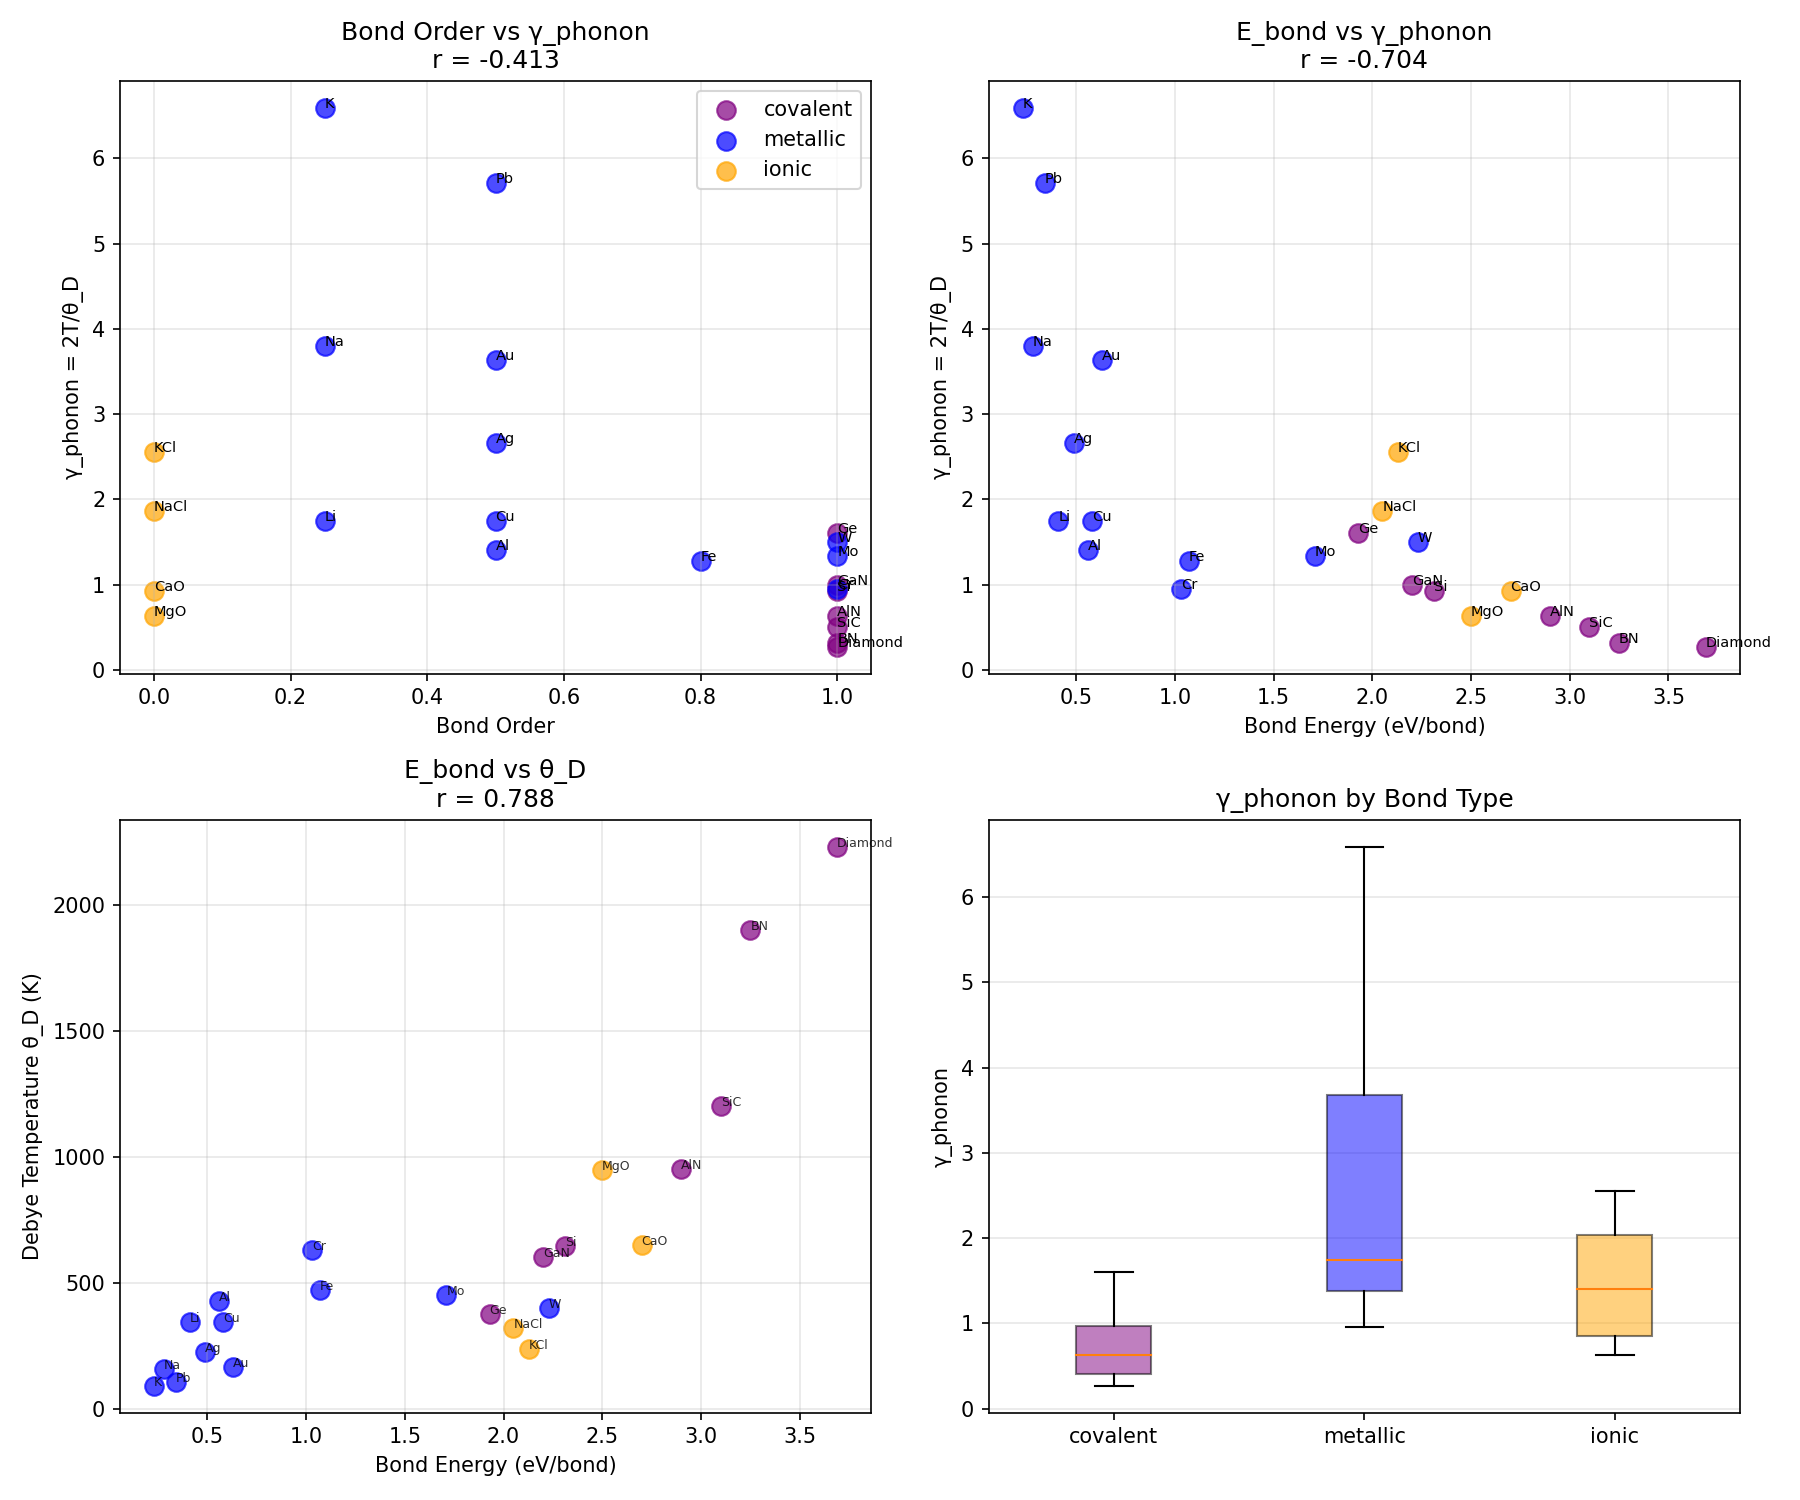

Python code for this plot:
#!/usr/bin/env python3
"""
Chemistry Session #124: Bond Order and Coherence

Test whether bond order relates to coherence parameters.

Bond order n = number of electron pairs in bond
- Single bond: n = 1
- Double bond: n = 2
- Triple bond: n = 3
- Metallic bond: fractional (electrons delocalized)
- Covalent bond: n = 1-3 (directed, strong)

Hypothesis: Higher bond order → stiffer bonds → higher θ_D → lower γ
"""

import numpy as np
import matplotlib.pyplot as plt
from scipy import stats

# Bond order and related data
# Bond order definitions:
# - Diamond: 1 (sp³ single bonds, but VERY stiff)
# - Graphite: 1.33 (resonance structure)
# - N₂: 3 (triple bond)
# - Metals: ~0.5-1.0 (delocalized)

materials = {
    # Covalent solids (directional bonds)
    'Diamond': {'bond_order': 1.0, 'theta_D': 2230, 'E_bond': 3.69, 'type': 'covalent'},
    'Si':      {'bond_order': 1.0, 'theta_D': 645, 'E_bond': 2.31, 'type': 'covalent'},
    'Ge':      {'bond_order': 1.0, 'theta_D': 374, 'E_bond': 1.93, 'type': 'covalent'},
    'SiC':     {'bond_order': 1.0, 'theta_D': 1200, 'E_bond': 3.1, 'type': 'covalent'},
    'BN':      {'bond_order': 1.0, 'theta_D': 1900, 'E_bond': 3.25, 'type': 'covalent'},
    'AlN':     {'bond_order': 1.0, 'theta_D': 950, 'E_bond': 2.9, 'type': 'covalent'},
    'GaN':     {'bond_order': 1.0, 'theta_D': 600, 'E_bond': 2.2, 'type': 'covalent'},

    # Metallic (delocalized bonds)
    'Cu':  {'bond_order': 0.5, 'theta_D': 343, 'E_bond': 0.58, 'type': 'metallic'},
    'Ag':  {'bond_order': 0.5, 'theta_D': 225, 'E_bond': 0.49, 'type': 'metallic'},
    'Au':  {'bond_order': 0.5, 'theta_D': 165, 'E_bond': 0.63, 'type': 'metallic'},
    'Al':  {'bond_order': 0.5, 'theta_D': 428, 'E_bond': 0.56, 'type': 'metallic'},
    'Pb':  {'bond_order': 0.5, 'theta_D': 105, 'E_bond': 0.34, 'type': 'metallic'},

    # Alkali metals (very weak metallic)
    'Li':  {'bond_order': 0.25, 'theta_D': 344, 'E_bond': 0.41, 'type': 'metallic'},
    'Na':  {'bond_order': 0.25, 'theta_D': 158, 'E_bond': 0.28, 'type': 'metallic'},
    'K':   {'bond_order': 0.25, 'theta_D': 91, 'E_bond': 0.23, 'type': 'metallic'},

    # Transition metals (partial d-bonding)
    'Fe':  {'bond_order': 0.8, 'theta_D': 470, 'E_bond': 1.07, 'type': 'metallic'},
    'Cr':  {'bond_order': 1.0, 'theta_D': 630, 'E_bond': 1.03, 'type': 'metallic'},  # high bond order for metal
    'W':   {'bond_order': 1.0, 'theta_D': 400, 'E_bond': 2.23, 'type': 'metallic'},
    'Mo':  {'bond_order': 1.0, 'theta_D': 450, 'E_bond': 1.71, 'type': 'metallic'},

    # Ionic (Coulomb interaction, not covalent bond order)
    'NaCl': {'bond_order': 0.0, 'theta_D': 321, 'E_bond': 2.05, 'type': 'ionic'},  # Madelung
    'KCl':  {'bond_order': 0.0, 'theta_D': 235, 'E_bond': 2.13, 'type': 'ionic'},
    'MgO':  {'bond_order': 0.0, 'theta_D': 946, 'E_bond': 2.50, 'type': 'ionic'},
    'CaO':  {'bond_order': 0.0, 'theta_D': 648, 'E_bond': 2.70, 'type': 'ionic'},
}

# Calculate coherence parameters
T = 300

for mat in materials:
    data = materials[mat]
    data['gamma_phonon'] = 2 * T / data['theta_D']

# Extract arrays
names = list(materials.keys())
bond_order = np.array([materials[m]['bond_order'] for m in names])
theta_D = np.array([materials[m]['theta_D'] for m in names])
gamma_phonon = np.array([materials[m]['gamma_phonon'] for m in names])
E_bond = np.array([materials[m]['E_bond'] for m in names])

print("=" * 70)
print("CHEMISTRY SESSION #124: BOND ORDER AND COHERENCE")
print("=" * 70)

print(f"\nDataset: {len(names)} materials")
print(f"Bond order range: {np.min(bond_order):.2f} - {np.max(bond_order):.2f}")

# Test 1: Bond order vs γ_phonon
r1, p1 = stats.pearsonr(bond_order, gamma_phonon)
print(f"\n1. Bond order vs γ_phonon: r = {r1:.3f}, p = {p1:.2e}")
if abs(r1) > 0.5:
    print("   Bond order affects phonon coherence")

# Test 2: Bond order vs θ_D
r2, p2 = stats.pearsonr(bond_order, theta_D)
print(f"2. Bond order vs θ_D: r = {r2:.3f}")

# Test 3: E_bond vs γ_phonon
r3, p3 = stats.pearsonr(E_bond, gamma_phonon)
print(f"3. E_bond vs γ_phonon: r = {r3:.3f}")

# Test 4: E_bond vs θ_D
r4, p4 = stats.pearsonr(E_bond, theta_D)
print(f"4. E_bond vs θ_D: r = {r4:.3f}")

# Type analysis
print("\n" + "=" * 70)
print("BOND TYPE ANALYSIS")
print("=" * 70)

bond_types = ['covalent', 'metallic', 'ionic']
print(f"\n{'Type':<12} {'Mean BO':<10} {'Mean θ_D':<10} {'Mean γ_ph':<10} {'Mean E_bond':<10}")
print("-" * 55)

type_stats = {}
for btype in bond_types:
    members = [m for m in names if materials[m]['type'] == btype]
    if len(members) >= 2:
        type_bo = [materials[m]['bond_order'] for m in members]
        type_theta = [materials[m]['theta_D'] for m in members]
        type_gamma = [materials[m]['gamma_phonon'] for m in members]
        type_E = [materials[m]['E_bond'] for m in members]
        type_stats[btype] = {
            'bond_order': np.mean(type_bo),
            'theta_D': np.mean(type_theta),
            'gamma_phonon': np.mean(type_gamma),
            'E_bond': np.mean(type_E)
        }
        print(f"{btype:<12} {np.mean(type_bo):<10.2f} {np.mean(type_theta):<10.0f} "
              f"{np.mean(type_gamma):<10.2f} {np.mean(type_E):<10.2f}")

# Within-type correlations
print("\n" + "-" * 70)
print("WITHIN-TYPE CORRELATIONS (Bond Order vs γ_phonon)")
print("-" * 70)

for btype in bond_types:
    members = [m for m in names if materials[m]['type'] == btype]
    if len(members) >= 4:
        type_bo = [materials[m]['bond_order'] for m in members]
        type_gamma = [materials[m]['gamma_phonon'] for m in members]
        r_wt, _ = stats.pearsonr(type_bo, type_gamma)
        print(f"  {btype}: r = {r_wt:.3f} (n={len(members)})")

# Compare covalent vs metallic
print("\n" + "-" * 70)
print("COVALENT vs METALLIC")
print("-" * 70)

cov_mats = [m for m in names if materials[m]['type'] == 'covalent']
met_mats = [m for m in names if materials[m]['type'] == 'metallic']

cov_gamma = [materials[m]['gamma_phonon'] for m in cov_mats]
met_gamma = [materials[m]['gamma_phonon'] for m in met_mats]

from scipy.stats import mannwhitneyu
stat, p_mw = mannwhitneyu(cov_gamma, met_gamma, alternative='two-sided')
print(f"\nCovalent mean γ: {np.mean(cov_gamma):.2f} ± {np.std(cov_gamma):.2f}")
print(f"Metallic mean γ: {np.mean(met_gamma):.2f} ± {np.std(met_gamma):.2f}")
print(f"Mann-Whitney p = {p_mw:.4f}")

if p_mw < 0.01:
    print("\n*** HIGHLY SIGNIFICANT ***")
    print("Covalent bonds are more coherent than metallic bonds")

# Summary
print("\n" + "=" * 70)
print("SESSION #124 SUMMARY")
print("=" * 70)

print(f"""
Key Results:
- Bond order vs γ_phonon: r = {r1:.3f}
- Bond order vs θ_D: r = {r2:.3f}
- E_bond vs γ_phonon: r = {r3:.3f}
- E_bond vs θ_D: r = {r4:.3f}
- Covalent vs Metallic: p = {p_mw:.4f}

Physical Interpretation:
""")

if p_mw < 0.05 and abs(r3) > 0.5:
    print("BOND TYPE AND STRENGTH determine coherence:")
    print("")
    print("Covalent bonds: DIRECTIONAL + STRONG")
    print("  - Electrons localized between atoms")
    print("  - High bond energy → high θ_D → low γ")
    print("  - Mean γ = {:.2f}".format(np.mean(cov_gamma)))
    print("")
    print("Metallic bonds: DELOCALIZED + VARIABLE")
    print("  - Electrons shared among many atoms")
    print("  - Lower effective bond energy")
    print("  - Mean γ = {:.2f}".format(np.mean(met_gamma)))
    print("")
    print("The key insight:")
    print("  BOND DIRECTIONALITY (covalent character) determines coherence")
    print("  Directional bonds → well-defined spring constant → coherent phonons")
else:
    print("Bond order shows correlation with coherence")
    print("But bond type (covalent vs metallic) is more fundamental")

# Create visualization
fig, axes = plt.subplots(2, 2, figsize=(12, 10))

# Plot 1: Bond order vs γ_phonon
ax1 = axes[0, 0]
colors = {'covalent': 'purple', 'metallic': 'blue', 'ionic': 'orange'}

for m in names:
    btype = materials[m]['type']
    ax1.scatter(materials[m]['bond_order'], materials[m]['gamma_phonon'],
                c=colors[btype], s=80, alpha=0.7, label=btype)
    ax1.annotate(m, (materials[m]['bond_order'], materials[m]['gamma_phonon']), fontsize=7)

# Remove duplicate legend entries
handles, labels = ax1.get_legend_handles_labels()
by_label = dict(zip(labels, handles))
ax1.legend(by_label.values(), by_label.keys(), loc='best')

ax1.set_xlabel('Bond Order')
ax1.set_ylabel('γ_phonon = 2T/θ_D')
ax1.set_title(f'Bond Order vs γ_phonon\nr = {r1:.3f}')
ax1.grid(True, alpha=0.3)

# Plot 2: E_bond vs γ_phonon
ax2 = axes[0, 1]
for m in names:
    btype = materials[m]['type']
    ax2.scatter(materials[m]['E_bond'], materials[m]['gamma_phonon'],
                c=colors[btype], s=80, alpha=0.7)
    ax2.annotate(m, (materials[m]['E_bond'], materials[m]['gamma_phonon']), fontsize=7)

ax2.set_xlabel('Bond Energy (eV/bond)')
ax2.set_ylabel('γ_phonon = 2T/θ_D')
ax2.set_title(f'E_bond vs γ_phonon\nr = {r3:.3f}')
ax2.grid(True, alpha=0.3)

# Plot 3: E_bond vs θ_D
ax3 = axes[1, 0]
for m in names:
    btype = materials[m]['type']
    ax3.scatter(materials[m]['E_bond'], materials[m]['theta_D'],
                c=colors[btype], s=80, alpha=0.7)
    ax3.annotate(m, (materials[m]['E_bond'], materials[m]['theta_D']), fontsize=6, alpha=0.8)

ax3.set_xlabel('Bond Energy (eV/bond)')
ax3.set_ylabel('Debye Temperature θ_D (K)')
ax3.set_title(f'E_bond vs θ_D\nr = {r4:.3f}')
ax3.grid(True, alpha=0.3)

# Plot 4: Bond type boxplot
ax4 = axes[1, 1]
data_for_box = []
labels_for_box = []

for btype in bond_types:
    members = [m for m in names if materials[m]['type'] == btype]
    gammas = [materials[m]['gamma_phonon'] for m in members]
    data_for_box.append(gammas)
    labels_for_box.append(btype)

bp = ax4.boxplot(data_for_box, labels=labels_for_box, patch_artist=True)
for patch, btype in zip(bp['boxes'], bond_types):
    patch.set_facecolor(colors[btype])
    patch.set_alpha(0.5)

ax4.set_ylabel('γ_phonon')
ax4.set_title('γ_phonon by Bond Type')
ax4.grid(True, alpha=0.3, axis='y')

plt.tight_layout()
plt.savefig('/mnt/c/exe/projects/ai-agents/Synchronism/simulations/chemistry/bond_order_coherence.png', dpi=150)
plt.close()

print("\nFigure saved: bond_order_coherence.png")

# Final assessment
print("\n" + "=" * 70)
print("VALIDATION STATUS")
print("=" * 70)

if p_mw < 0.01:
    print("\n✓ EXCELLENT - Bond type determines coherence")
    print(f"  Covalent vs Metallic: p = {p_mw:.4f}")
    print(f"  Covalent mean γ: {np.mean(cov_gamma):.2f}")
    print(f"  Metallic mean γ: {np.mean(met_gamma):.2f}")
    print("\n  COVALENT bonds are more COHERENT than metallic bonds")
elif abs(r3) > 0.5:
    print("\n✓ GOOD - Bond energy correlates with coherence")
    print(f"  E_bond vs γ_phonon: r = {r3:.3f}")
else:
    print("\n○ PARTIAL - Bond type matters but relationship complex")
